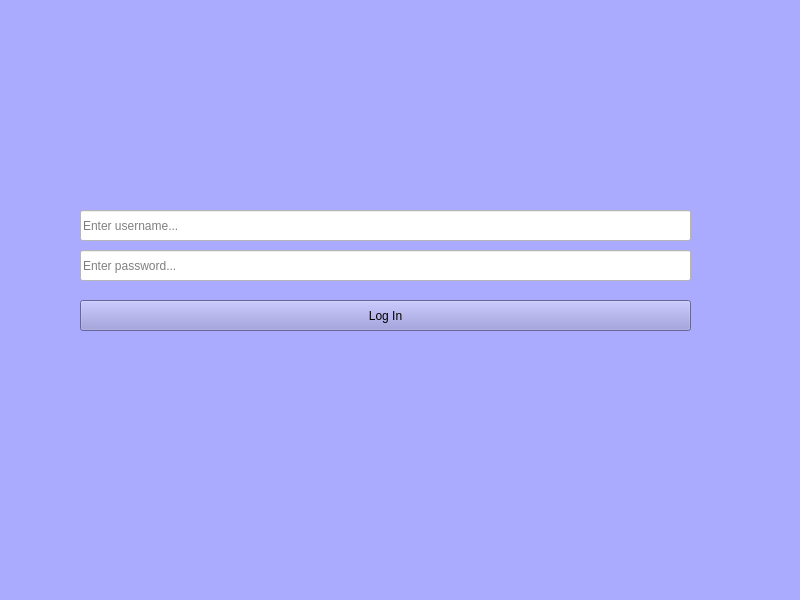
<?xml version="1.0" encoding="UTF-8"?>
<ui version="4.0">
 <class>MainWindow</class>
 <widget class="QMainWindow" name="MainWindow">
  <property name="geometry">
   <rect>
    <x>0</x>
    <y>0</y>
    <width>800</width>
    <height>600</height>
   </rect>
  </property>
  <property name="windowTitle">
   <string>MainWindow</string>
  </property>
  <property name="styleSheet">
   <string notr="true">background-color: rgb(170, 170, 255);</string>
  </property>
  <widget class="QWidget" name="centralwidget">
   <widget class="QLabel" name="label">
    <property name="geometry">
     <rect>
      <x>280</x>
      <y>10</y>
      <width>200</width>
      <height>200</height>
     </rect>
    </property>
    <property name="styleSheet">
     <string notr="true">font: 87 8pt &quot;Arial Black&quot;;</string>
    </property>
    <property name="pixmap">
     <pixmap>ICONS/logo.png</pixmap>
    </property>
    <property name="scaledContents">
     <bool>true</bool>
    </property>
   </widget>
   <widget class="QLineEdit" name="lineEdit">
    <property name="geometry">
     <rect>
      <x>80</x>
      <y>210</y>
      <width>611</width>
      <height>31</height>
     </rect>
    </property>
    <property name="styleSheet">
     <string notr="true">background-color: rgb(255, 255, 255);color: black</string>
    </property>
    <property name="placeholderText">
     <string>Enter username...</string>
    </property>
   </widget>
   <widget class="QLineEdit" name="lineEdit_2">
    <property name="geometry">
     <rect>
      <x>80</x>
      <y>250</y>
      <width>611</width>
      <height>31</height>
     </rect>
    </property>
    <property name="styleSheet">
     <string notr="true">background-color: rgb(255, 255, 255); color: black</string>
    </property>
    <property name="placeholderText">
     <string>Enter password...</string>
    </property>
   </widget>
   <widget class="QPushButton" name="pushButton_3">
    <property name="geometry">
     <rect>
      <x>80</x>
      <y>300</y>
      <width>611</width>
      <height>31</height>
     </rect>
    </property>
    <property name="styleSheet">
     <string notr="true">background-color: qlineargradient(spread:pad, x1:0, y1:0, x2:1, y2:0, stop:0 rgba(0, 0, 0, 255), stop:1 rgba(255, 255, 255, 255));
background-color: rgb(143, 143, 215);</string>
    </property>
    <property name="text">
     <string>Log In</string>
    </property>
   </widget>
  </widget>
  <widget class="QMenuBar" name="menubar">
   <property name="geometry">
    <rect>
     <x>0</x>
     <y>0</y>
     <width>800</width>
     <height>18</height>
    </rect>
   </property>
  </widget>
  <widget class="QStatusBar" name="statusbar"/>
 </widget>
 <resources/>
 <connections/>
</ui>
